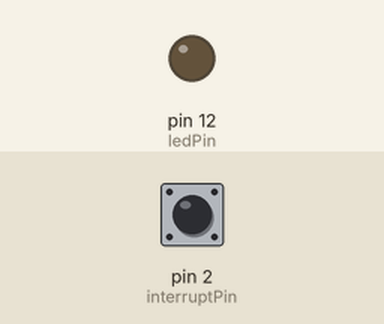
Simulated run of this sketch. Board: Arduino Uno, built with avr-gcc and run on an emulated ATmega328P. Shown: output pins drawn as LEDs (lit = HIGH). The inputs (shaded band) are chosen by the test bench; at power-on: pin 2 (interruptPin) HIGH.

Above: at 1.2 s.
1.3 s: pin 2 (interruptPin) pulled LOW for 0.15 s
At 1.7 s:
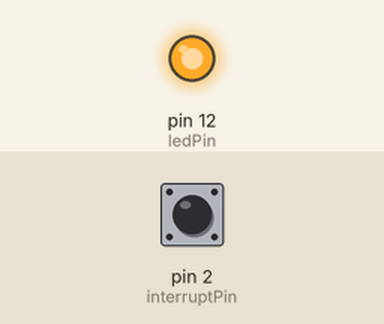
2.9 s: pin 2 (interruptPin) pulled LOW for 1 s
At 4.2 s:
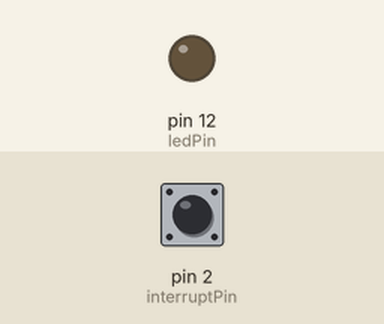
5.4 s: pin 2 (interruptPin) pulled LOW for 3.2 s
At 8.9 s:
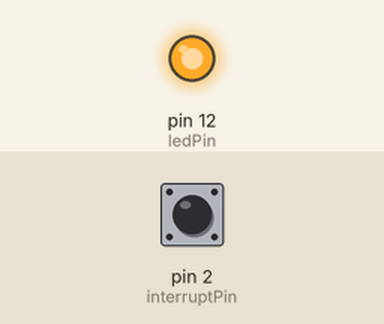
Timing chart, 0 to 10.4 s (numbered marks = the images above; inputs shaded):
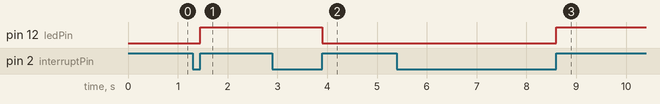

The sketch:

harjoitus3_teht2_keskeytykset.ino
```cpp
const byte ledPin = 12;
const byte interruptPin = 2;
volatile byte state = LOW;

void setup() {
  pinMode(ledPin, OUTPUT);
  pinMode(interruptPin, INPUT_PULLUP);

  attachInterrupt(digitalPinToInterrupt(interruptPin), glow, RISING);
}

void loop() {
  digitalWrite(ledPin, state);
}

void glow() {
  state = !state;
}
```

Measured:
- after the input at 1.3 s, pin 12 (ledPin): LOW → HIGH after 0.15 s
- after the input at 2.9 s, pin 12 (ledPin): HIGH → LOW after 1.0 s
- after the input at 5.4 s, pin 12 (ledPin): LOW → HIGH after 3.2 s
